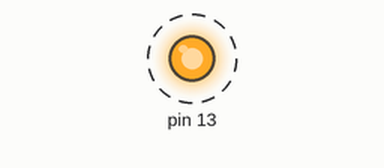
This sketch was run on a simulated Arduino Uno, built with avr-gcc and run on an emulated ATmega328P. On the bench: output pins drawn as LEDs (lit = HIGH). Dashed ring = blinking. What the sketch prints to the serial monitor is not drawn.

Above: at 0.12 s.
Timing chart, 0 to 3.0 s (numbered marks = the images above):
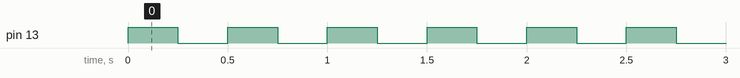

The sketch:

Firmwareboot.ino
```cpp
void setup() {
  Serial.begin(9600);
  pinMode(13, OUTPUT);
}

void loop() {
  static bool hasRun = false;
  if (!hasRun) {
    Serial.println("Firmware version 1.0");

    unsigned long startTime = millis();
    while (millis() - startTime < 3000) {
      digitalWrite(13, HIGH);
      delay(250);
      digitalWrite(13, LOW);
      delay(250);
    }

    digitalWrite(13, LOW);
    hasRun = true;
  }
}
```

Measured:
- by itself, pin 13: alternates HIGH for 0.25 s and LOW for 0.25 s, 12 changes in all, then stays LOW
